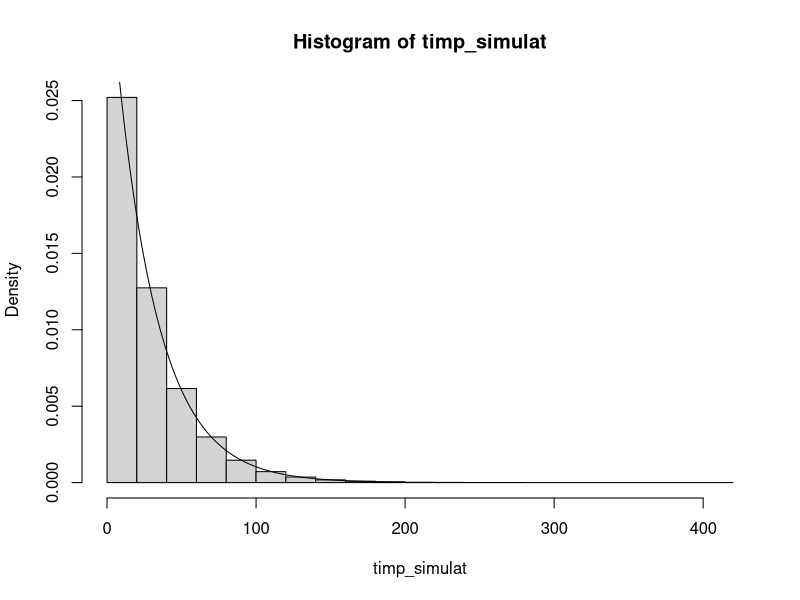
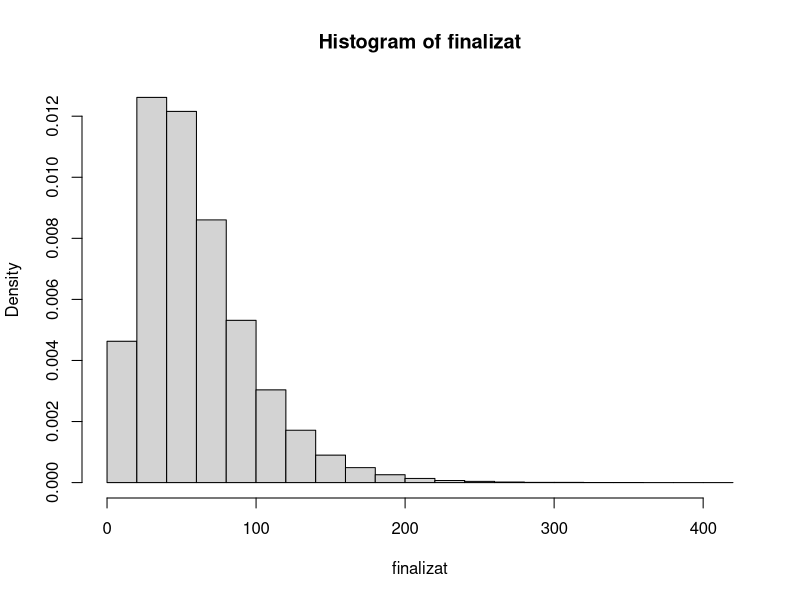

The R script that drew these images, in order:
#1

alfa<-c(1,1/3,1/2)
lambda<-c(1/20,1/10,1/30)

# alfa<-c(1,1/3,1/2,1/5,1/6,1/7,1/3)
# lambda<-c(1/20,1/30,1/10,1/20,1/45,1/10,1/25)


rbern<-function(alfa){
  if(runif(1)<=alfa)
  {
    return (1)
  }
  return(0)
}

Timp<-function(d,lambda,alfa){
  s<-0
  i<-1
  ok<-1
  while(ok){
    
    if(rbern(alfa[i])){
       s<-s+rexp(1,lambda[i])
    } else{
       ok<-0
       break
    }
    
    i<-i+1
    
    if(i>length(lambda)){
      ok<-0
    }
    
  }
  return(list(s,i))
}

rez<-lapply(1:10^6,Timp,lambda,alfa)

timp_simulat<-unlist(lapply(rez,function(l) l[[1]]))  

medie<-mean(timp_simulat)

etapa<-unlist(lapply(rez,function(l) l[[2]]))
etapa<-etapa-1

x<-seq(0,200,0.01)

hist(timp_simulat,freq=F)
lines(x,dexp(x,1/28.33))

#timp si etapa sunt identic indexati


#2 -pe foaie

#3

p_finalizare<-length(which(etapa==length(alfa)))/length(etapa) # cazuri favorabile pe cazuri totale

finalizat_estimat<-timp_simulat[timp_simulat>=sum(1/lambda)]

p_finalizare_est<-length(finalizat_estimat)/length(timp_simulat)

#4
sigma<-200

finalizat<-timp_simulat[which(etapa==length(alfa))]

finalizat_conditionat<-finalizat[finalizat<=sigma]

p_final_cond<-length(finalizat_conditionat)/length(timp_simulat)


#5

limite<-range(finalizat)

hist(finalizat,freq=F)



#6

prob<-c()

for (i in 2:length(alfa)){
  prob<-c(prob,length(etapa[etapa<i])/length((etapa)))
}

x1<-seq(0,length(alfa)-1,0.01)
# plot(1:(length(alfa)-1),prob)
# 
# lines(x1,dexp(x1,sum(lambda)))



